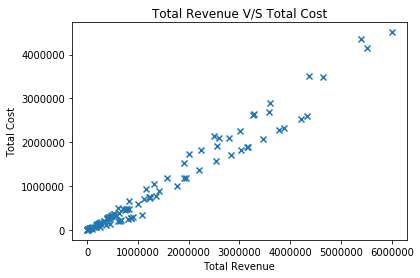

Write Python code to recreate this figure.

#Here I am comparing total revenue with total cost present in csv file by plotting scatter plot


import pandas as pd
import matplotlib.pyplot as plt
import numpy as np

data_set = pd.read_csv('C:/Users/jhunjhun/Downloads/update.csv',index_col=0)
plt.scatter(data_set['Total Revenue'],data_set['Total Cost'], marker='x')
plt.xlabel('Total Revenue')
plt.ylabel('Total Cost')
plt.title('Total Revenue V/S Total Cost')
